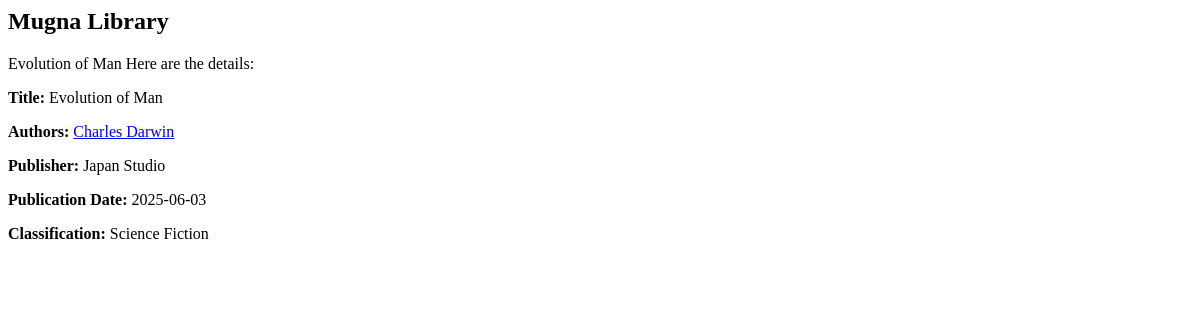
Page /books/1/ (signed in) on the earlier database version.
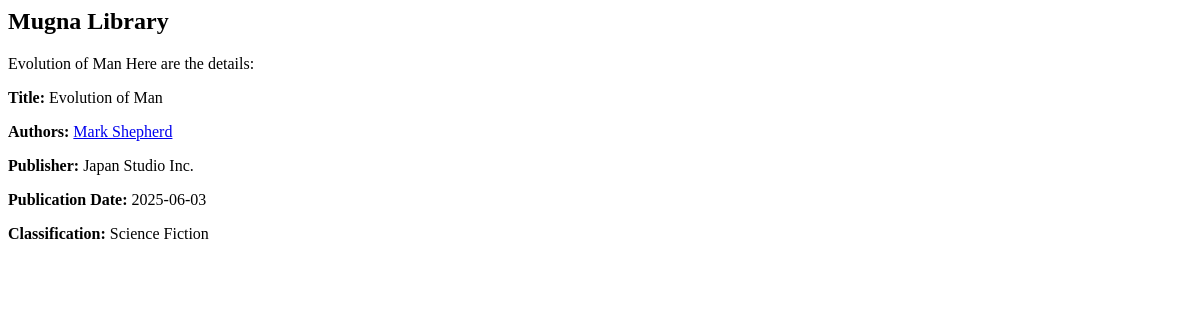
Same page on the later database version.
### books/models.py (models this page shows, shortened)
class Author(models.Model):
    first_name = models.CharField(_("First Name"), max_length=30)
    last_name = models.CharField(_("Last Name"), max_length=40)
    email = models.EmailField(_(" e-mail"))
    def get_full_name(self):
        return f"{self.first_name} {self.last_name}"
    def __str__(self):
        return self.get_full_name()

class Book(models.Model):
    title = models.CharField(_("Title"), max_length=100)
    authors = models.ManyToManyField("books.Author", related_name="books")
    publisher = models.ForeignKey(
        "books.Publisher", on_delete=models.CASCADE, related_name="books"
    )
    classification = models.ForeignKey(
        "books.Classification", on_delete=models.SET_NULL, null=True, blank=True, related_name="books"
    )
    publication_date = models.DateField(_("Publication Date"))

class Publisher(models.Model):
    name = models.CharField(_("Name"), max_length=30, help_text=_("The name of the publisher."))
    address = models.CharField(_("Address"), max_length=50, help_text=_("The address of the publisher."))
    city = models.CharField(_("City"), max_length=60, help_text=_("The city where the publisher is located."))
    state_province = models.CharField(_("State or Province"), max_length=30, help_text=_("The state or province of the publisher."))
    country = models.CharField(_("Country"), max_length=50, help_text=_("The country of the publisher."))
    website = models.URLField(_("Website"), help_text=_("The publisher's website URL."))
    def __str__(self):
        return self.name

class Classification(models.Model):
    code = models.CharField(_("Code"), max_length=3, help_text=_("3-digit classification code"))
    name = models.CharField(_("Name"), max_length=50)
    description = models.TextField(_("Description"))
    def __str__(self):
        return self.name

### books/views.py (the view)
# urls.py: path("<int:book_pk>/", views.book_detail, name="book_detail"),
@login_required
def book_detail(request, book_pk):
    book = Book.objects.get(pk=book_pk)
    return render(request, "book_detail.html", {"book": book})

### books/templates/book_detail.html
{% extends "books_base.html" %}
{% block title %} {{book.title}} {% endblock %}
{% block description %} Here are the details: {% endblock %}
{% block content %}
    <p><strong>Title: </strong> {{book.title}}</p>
    <p><strong>Authors: </strong>
        {% for author in book.authors.all %}
            <a href="{% url 'author_detail' author.pk %}">{{ author }}</a>{% if not forloop.last %}, {% endif %}
        {% endfor %}
    </p>
    <p><strong>Publisher: </strong> {{book.publisher}}</p>
    <p><strong>Publication Date: </strong> {{book.publication_date|date:"Y-m-d"}}</p>
    <p><strong>Classification: </strong> {{book.classification}}</p>
{% endblock %}

Differences in the rows shown:
no longer on this page (row unchanged): Author: first_name+last_name "Charles Darwin"
changed through a linked row, Book "Evolution of Man": publisher "Japan Studio" → "Japan Studio Inc."
now on this page (row unchanged): Author: first_name+last_name "Mark Shepherd"
